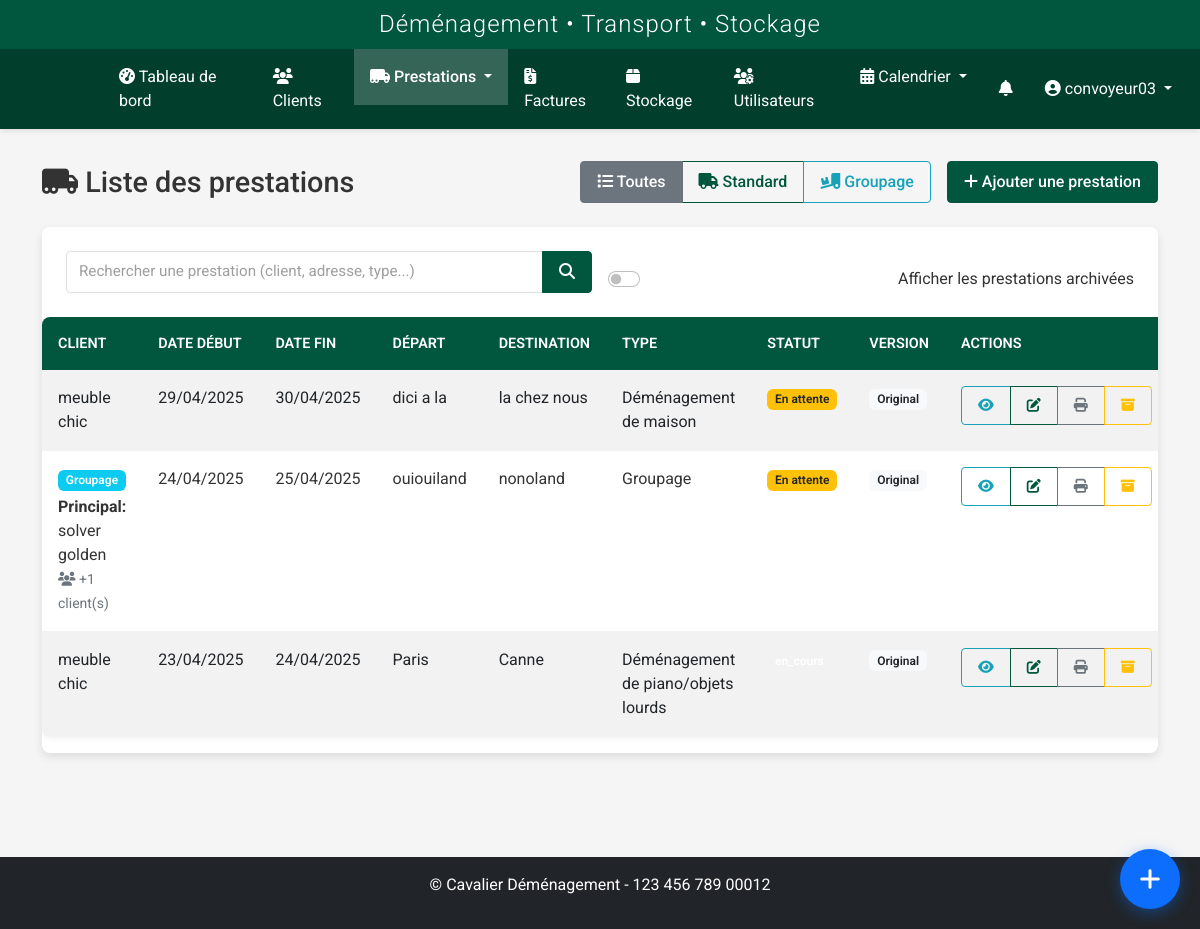
Page /prestations/ (signed in) on the earlier database version.
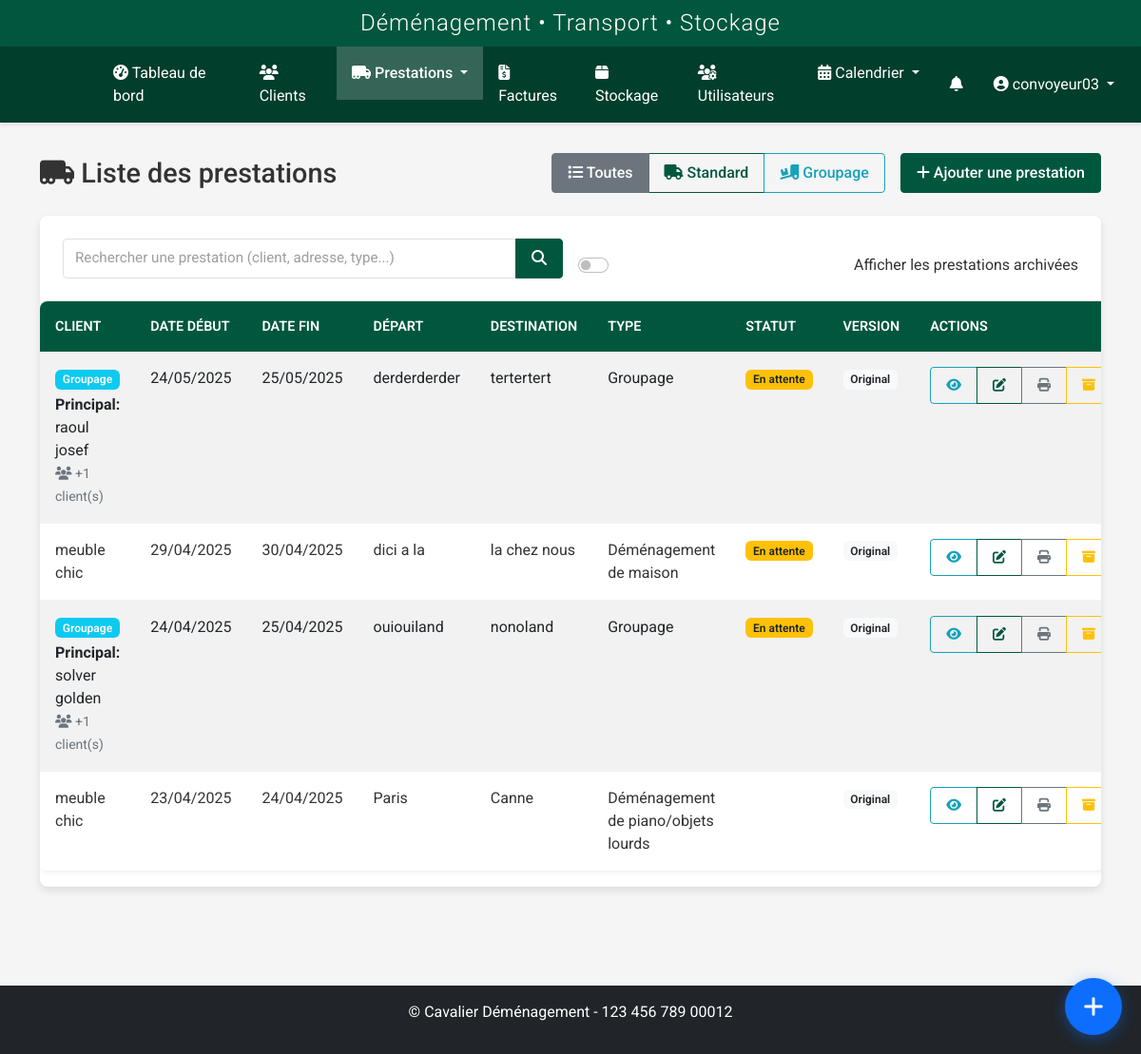
Same page on the later database version.
### models.py (models this page shows, shortened)
class Prestation(db.Model):
    id = db.Column(db.Integer, primary_key=True)
    client_id = db.Column(db.Integer, db.ForeignKey('client.id'), nullable=False)
    commercial_id = db.Column(db.Integer, db.ForeignKey('user.id'), nullable=True)
    transporteur_id = db.Column(db.Integer, db.ForeignKey('transporteurs.id'), nullable=True)
    vehicule_id = db.Column(db.Integer, db.ForeignKey('vehicules.id'), nullable=True)
    client = db.relationship('Client', foreign_keys=[client_id], backref=db.backref('prestations', lazy=True))
    date_debut = db.Column(db.DateTime, nullable=False)
    date_fin = db.Column(db.DateTime, nullable=False)
    adresse_depart = db.Column(db.Text, nullable=False)
    adresse_arrivee = db.Column(db.Text, nullable=False)
    type_demenagement = db.Column(db.String(100), nullable=False)
    type_demenagement_id = db.Column(db.Integer, db.ForeignKey('type_demenagement.id'), nullable=True)
    statut = db.Column(db.String(50), default='En attente')  # En attente, Confirmé, En cours, Terminé, Annulé
    priorite = db.Column(db.String(20), default='Normale')  # Basse, Normale, Haute, Urgente
    status_transporteur = db.Column(db.String(20), default='en_attente')  # en_attente, accepte, refuse
    raison_refus = db.Column(db.Text, nullable=True)  # Raison du refus par le transporteur
    date_reponse = db.Column(db.DateTime, nullable=True)  # Date de réponse du transporteur
    observations = db.Column(db.Text, nullable=True)
    archive = db.Column(db.Boolean, default=False)
    date_creation = db.Column(db.DateTime, nullable=False, default=datetime.utcnow)
    date_modification = db.Column(db.DateTime, nullable=True)
    createur_id = db.Column(db.Integer, db.ForeignKey('user.id'), nullable=True)
    modificateur_id = db.Column(db.Integer, db.ForeignKey('user.id'), nullable=True)
    stockage_id = db.Column(db.Integer, db.ForeignKey('stockage.id'), nullable=True)
    mode_groupage = db.Column(db.Boolean, default=False)
    tags = db.Column(db.Text, nullable=True)
    societe = db.Column(db.String(100), nullable=True)
    montant = db.Column(db.Float, nullable=True, default=0)
    etapes_depart = db.Column(db.Text, nullable=True)  # Étapes supplémentaires de départ (format: adresse1||adresse2||...)
    etapes_arrivee = db.Column(db.Text, nullable=True)  # Étapes supplémentaires d'arrivée (format: adresse1||adresse2||...)
    commercial = db.relationship('User', foreign_keys=[commercial_id], backref='prestations_commercial')
    createur = db.relationship('User', foreign_keys=[createur_id], backref='prestations_creees')
    modificateur = db.relationship('User', foreign_keys=[modificateur_id], backref='prestations_modifiees')
    transporteurs = db.relationship('User', secondary=prestation_transporteurs, back_populates='prestations')
    clients_supplementaires = db.relationship('Client', secondary=prestation_clients, back_populates='prestations_supplementaires')
    type_demenagement_obj = db.relationship('TypeDemenagement', backref='prestations')
    versions = db.relationship('PrestationVersion', backref='prestation_courante', lazy=True, foreign_keys="PrestationVersion.prestation_id")
    @property
    def est_groupage(self):
        return self.mode_groupage or self.type_demenagement == 'Groupage'

class Client(db.Model):
    id = db.Column(db.Integer, primary_key=True)
    nom = db.Column(db.String(64), nullable=False)
    prenom = db.Column(db.String(64), nullable=False)
    adresse = db.Column(db.Text, nullable=True)
    code_postal = db.Column(db.String(10), nullable=True)
    ville = db.Column(db.String(64), nullable=True)
    pays = db.Column(db.String(64), default='France')
    telephone = db.Column(db.String(20), nullable=True)
    email = db.Column(db.String(120), nullable=True)
    type_client = db.Column(db.String(50), nullable=True)
    tags = db.Column(db.Text, nullable=True)
    observations = db.Column(db.Text, nullable=True)
    statut = db.Column(db.String(20), default='actif')
    archive = db.Column(db.Boolean, default=False)
    date_creation = db.Column(db.DateTime, nullable=False, default=datetime.utcnow)
    prestations_principales = db.relationship('Prestation', backref=db.backref('client_principal', lazy=True), lazy=True, foreign_keys="Prestation.client_id")
    prestations_supplementaires = db.relationship('Prestation', secondary=prestation_clients, back_populates='clients_supplementaires')
    factures = db.relationship('Facture', backref='client', lazy=True)

### routes/prestation.py (the view, shortened to what this page needs)
@prestation_bp.route('/')
@login_required
def index():
    form = SearchPrestationForm()
    query = request.args.get('query', '')
    show_archived = request.args.get('archives', type=bool, default=False)
    page = request.args.get('page', 1, type=int)
    per_page = request.args.get('per_page', 20, type=int)
    prestations_query = Prestation.query.options(
        db.joinedload(Prestation.client_principal),
        db.joinedload(Prestation.transporteurs),
        db.joinedload(Prestation.commercial)
    )
    if not show_archived:
        prestations_query = prestations_query.filter_by(archive=False)
    if current_user.role == 'transporteur':
        prestations_query = prestations_query.filter(
            Prestation.transporteurs.any(id=current_user.id)
        )
    elif current_user.role == 'commercial' and not current_user.is_admin() and current_user.id != 1:
        prestations_query = prestations_query.filter(
            Prestation.commercial_id == current_user.id
        )
    prestations_query = prestations_query.order_by(Prestation.date_debut.desc())
    prestations = prestations_query.paginate(page=page, per_page=per_page, error_out=False)
    return render_template(
        'prestations/index.html',
        title='Prestations',
        prestations=prestations,
        form=form,
        query=query,
        show_archived=show_archived
    )

### forms.py
class SearchPrestationForm(FlaskForm):
    query = StringField('Rechercher une prestation (client, adresse, type...)')
    archives = BooleanField('Afficher les prestations archivées')
    submit = SubmitField('Rechercher')

### models.py (called while the page is built)
    def is_admin(self):
        return self.role in ['admin', 'superadmin']

    def is_transporteur(self):
        return self.role == 'transporteur' or self.is_admin()

### templates/prestations/index.html (shortened to what the changed rows need)
{% extends 'base.html' %}
{% block content %}
<div class="prestation-page">
    <div class="page-title d-flex justify-content-between align-items-center flex-wrap">
        <h1><i class="fas fa-truck-moving"></i> Liste des prestations</h1>
    </div>
    <div class="card">
        <div class="table-responsive">
            <table class="table table-hover table-striped">
                <thead>
                    <tr>
                        <th>Client</th>
                        <th>Date début</th>
                        <th>Date fin</th>
                        <th>Départ</th>
                        <th>Destination</th>
                        <th>Type</th>
                        <th>Statut</th>
                        <th>Version</th>
                        <th>Actions</th>
                    </tr>
                </thead>
                <tbody>
                    {% if prestations %}
                        {% for prestation in prestations %}
                            <tr class="prestation-row {% if prestation.archive %}table-secondary{% endif %}" data-prestation-type="{% if prestation.mode_groupage %}groupage{% else %}standard{% endif %}">
                                <td>
                                    {% if prestation.est_groupage %}
                                        <span class="badge bg-info mb-1">Groupage</span><br>
                                        <strong>Principal:</strong> {{ prestation.client_principal.nom }} {{ prestation.client_principal.prenom }}<br>
                                        {% if prestation.clients_supplementaires %}
                                            <small class="text-muted">
                                                <i class="fas fa-users"></i> +{{ prestation.clients_supplementaires|length }} client(s)
                                            </small>
                                        {% endif %}
                                    {% else %}
                                        {{ prestation.client_principal.nom }} {{ prestation.client_principal.prenom }}
                                    {% endif %}
                                </td>
                                <td>{{ prestation.date_debut.strftime('%d/%m/%Y') }}</td>
                                <td>{{ prestation.date_fin.strftime('%d/%m/%Y') }}</td>
                                <td title="{{ prestation.adresse_depart }}">{{ prestation.adresse_depart|truncate(30) }}</td>
                                <td title="{{ prestation.adresse_arrivee }}">{{ prestation.adresse_arrivee|truncate(30) }}</td>
                                <td class="prestation-type-{% if prestation.est_groupage %}groupage{% else %}standard{% endif %}">
                                    {{ prestation.type_demenagement }}
                                </td>
                                <td>
                                    <span class="badge status-{{ prestation.statut|lower|replace(' ', '-') }}">
                                        {{ prestation.statut }}
                                    </span>
                                </td>
                                <td>
                                    {% if prestation.version and prestation.version > 1 %}
                                        <span class="badge bg-info" data-bs-toggle="tooltip" title="Modifié par {{ prestation.modificateur.prenom }} {{ prestation.modificateur.nom }} le {{ prestation.date_modification.strftime('%d/%m/%Y à %H:%M') }}">
                                            v{{ prestation.version }}
                                        </span>
                                    {% else %}
                                        <span class="badge bg-light text-dark">Original</span>
                                    {% endif %}
                                </td>
                                <td>
                                    <div class="btn-group btn-group-sm">
                                        <a href="{{ url_for('prestation.view', id=prestation.id) }}" class="btn btn-outline-info" title="Visualiser">
                                            <i class="fas fa-eye"></i>
                                        </a>
                                        <a href="{{ url_for('prestation.edit', id=prestation.id) }}" class="btn btn-outline-primary" title="Modifier">
                                            <i class="fas fa-edit"></i>
                                        </a>
                                        <a href="{{ url_for('prestation.print_prestation', id=prestation.id) }}" class="btn btn-outline-secondary" title="Imprimer" target="_blank">
                                            <i class="fas fa-print"></i>
                                        </a>
                                        <a href="{{ url_for('prestation.toggle_archive', id=prestation.id) }}"
                                           class="btn btn-outline-{{ 'success' if prestation.archive else 'warning' }}"
                                           title="{{ 'Désarchiver' if prestation.archive else 'Archiver' }}">
                                            <i class="fas fa-{{ 'box-open' if prestation.archive else 'archive' }}"></i>
                                        </a>
                                    </div>
                                </td>
                            </tr>
                        {% endfor %}
                    {% endif %}
                </tbody>
            </table>
        </div>
    </div>
</div>
{% endblock %}

Differences in the rows shown:
now on this page (row edited): Prestation: client_principal.nom "raoul", client_principal.prenom "josef", clients_supplementaires|length "1", date_debut "24/05/2025", date_fin "25/05/2025", adresse_depart "derderderder", adresse_arrivee "tertertert", type_demenagement "Groupage", statut "En attente", archive False (drawn)
